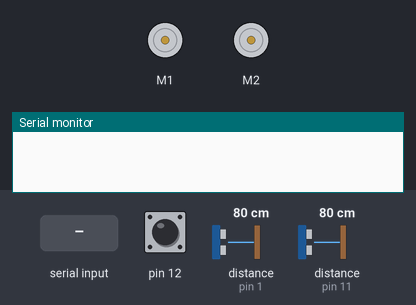
This sketch was run on a simulated Arduino Mega 2560, built with avr-gcc and run on an emulated ATmega2560. On the bench: 2 × DC motor (green arrow = forward, orange = backward, longer = faster), the last lines printed to the serial monitor. The inputs (shaded band) are chosen by the test bench; at power-on: pin 12 HIGH, distance to the obstacle (sensors on pin 1, pin 11) 80 cm. The echo pulse lasts 58.3 µs per cm.

Above: at 0.8 s.
0.9 s: pin 12 pulled LOW for 0.15 s
At 3.3 s:
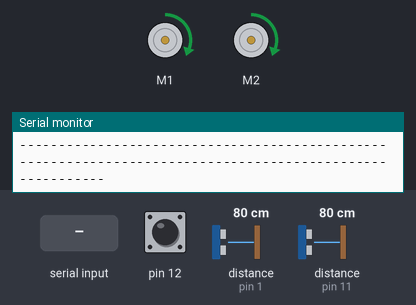
3.7 s: distance to the obstacle (sensor on pin 1) set to 2 cm
At 5.3 s:
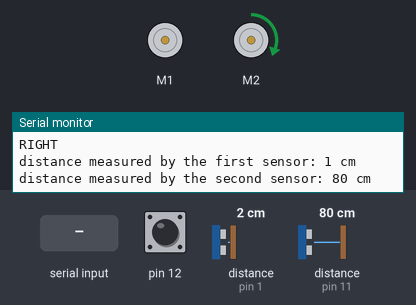
5.6 s: distance to the obstacle (sensor on pin 1) set to 120 cm
At 6.9 s:
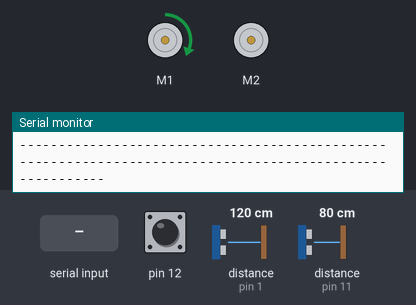
7.3 s: distance to the obstacle (sensor on pin 11) set to 110 cm
8.8 s: distance to the obstacle (sensor on pin 11) set to 115 cm
At 9.3 s:
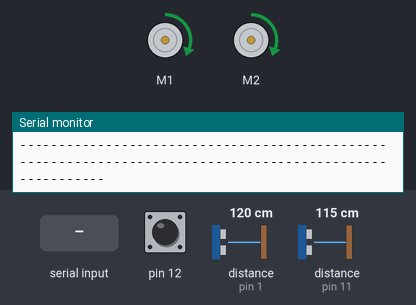
11.8 s: "1" received over Serial
Timing chart, 0 to 15.8 s (numbered marks = the images above; inputs shaded):
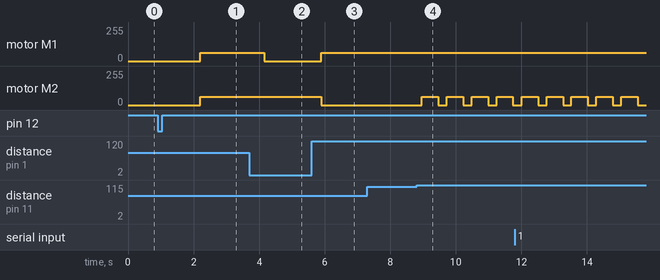

The sketch:

Second.ino
```cpp
// (licence header left out)
/*-------------------------------------------------------------------------------------------------------------------------------|
 This code allows you to know the disctance between an Ultrasonic sensor and an object                                           |
 I used two Ultrasonic sensors so you can place them in two different sides to know if there is any object near to your Robot    |
 You can add more Ultrasonic sensors and follow the same steps two be sure that you are getting the desired information          |
---------------------------------------------------------------------------------------------------------------------------------|*/
//Start :
//define the pins that we will use for the first ultrasonic sensor
//----------------------------------------------------------------------------------------------------------------------
#include <Wire.h>
#include <ZumoShield.h>

ZumoBuzzer buzzer;
ZumoMotors motors;
Pushbutton button(ZUMO_BUTTON); // pushbutton on pin 12

#define trigPin1 4                                   //pin number 9 in arduino MEGA2560
#define echoPin1 1                                   // we'll use this pin to read the signal from the first sensor
//----------------------------------------------------------------------------------------------------------------------

//define the pins that we will use for the second ultrasonic sensor
//----------------------------------------------------------------------------------------------------------------------
#define trigPin2 5
#define echoPin2 11
//----------------------------------------------------------------------------------------------------------------------

//used variables
//----------------------------------------------------------------------------------------------------------------------
long duration, distance, UltraSensor1, UltraSensor2; //we'll use these variable to store and generate data

char data;
String SerialData="";
//----------------------------------------------------------------------------------------------------------------------

//Make the setup of your pins
//----------------------------------------------------------------------------------------------------------------------


void waitForButtonAndCountDown()
{
  button.waitForButton();
  delay(1000);

  // play audible countdown

}

void setup()
{// START SETUP FUNCTION
Serial.begin (9600);                              // we will use the serial data transmission to display the distance value on the serial monitor

// setup pins first sensor
pinMode(trigPin1, OUTPUT);                        // from where we will transmit the ultrasonic wave
pinMode(echoPin1, INPUT);                         //from where we will read the reflected wave

//setup pins second sensor
pinMode(trigPin2, OUTPUT);
pinMode(echoPin2, INPUT);

waitForButtonAndCountDown();
//inisialize LED status
}// END SETUP FUNCTION

//write the code in the loop function
void loop()
{
  if (button.isPressed())
  {
    // if button is pressed, stop and wait for another press to go again
    motors.setSpeeds(100, 100);
    button.waitForRelease();
    waitForButtonAndCountDown();
  }

// START THE LOOP FUNCTION
SonarSensor(trigPin1, echoPin1);              // look bellow to find the difinition of the SonarSensor function
UltraSensor1 = distance;                      // store the distance in the first variable
SonarSensor(trigPin2,echoPin2);               // call the SonarSensor function again with the second sensor pins
UltraSensor2 = distance;                      // store the new distance in the second variable

while(Serial.available())
{
  delay(10);
  data=Serial.read();
  SerialData+=data;
}

Serial.print("distance measured by the first sensor: ");
Serial.print(UltraSensor1);
Serial.println(" cm");
//----------------------------------------------------------------------------------------------------------------------

//display the distance on the serial monitor for the second sensor
//----------------------------------------------------------------------------------------------------------------------
Serial.print("distance measured by the second sensor: ");
Serial.print(UltraSensor2);
Serial.println(" cm");
Serial.println("---------------------------------------------------------------------------------------------------------");

SerialData="";
// make condition to control the LEDs


    //move forward
    if( abs(UltraSensor1-UltraSensor2) <=5){ //if both are detecting same distance, go forward - it was 10
      motors.setSpeeds(100,100);
      delay(500);
    }


    //Turn to the left
    if(UltraSensor1 - UltraSensor2 >3){ //if right dist is more than left by 10+, then start turning left
      motors.setSpeeds(100, 0);
      delay(100);
      Serial.println("LEFT");
    }


    //Turn to the right
    if(UltraSensor2- UltraSensor1 >3) { //if left dist is more than right by 10+., then start turning right
      motors.setSpeeds(0, 100);
      delay(100);
      Serial.println("RIGHT");
    }

  if (UltraSensor1 < 10 && UltraSensor2 < 10){
    motors.setSpeeds(0,0);
  }


}//END LOOP FUNTION

// SonarSensor function used to generate and read the ultrasonic wave
void SonarSensor(int trigPinSensor,int echoPinSensor)//it takes the trigPIN and the echoPIN
{
  //START SonarSensor FUNCTION
  //generate the ultrasonic wave
//----------------------------------------------------------------------------------------------------------------------
digitalWrite(trigPinSensor, LOW);// put trigpin LOW
delayMicroseconds(2);// wait 2 microseconds
digitalWrite(trigPinSensor, HIGH);// switch trigpin HIGH
delayMicroseconds(10); // wait 10 microseconds
digitalWrite(trigPinSensor, LOW);// turn it LOW again
//----------------------------------------------------------------------------------------------------------------------

//read the distance
//----------------------------------------------------------------------------------------------------------------------
duration = pulseIn(echoPinSensor, HIGH);//pulseIn funtion will return the time on how much the configured pin remain the level HIGH or LOW; in this case it will return how much time echoPinSensor stay HIGH
distance= (duration/2) / 29.1; // first we have to divide the duration by two
}// END SonarSensor FUNCTION

/****************************----------------------- END PROGRAM -----------------------****************************/
```

Measured:
- the behaviour switches between 114 and 115 cm on distance to the obstacle (sensor on pin 11) (found by bisection; images 3 and 4)
- after the input at 0.9 s, motor M1, motor M2: stopped → forward 63/255 after 1.3 s
- after the input at 3.7 s, motor M1: forward 63/255 → stopped after 0.45 s
- after the input at 5.6 s, motor M1: stopped → forward 63/255 after 0.29 s; motor M2: forward 63/255 → stopped after 0.29 s
- after the input at 8.8 s, motor M2: alternates forward 63/255 for 0.50 s and stopped for 0.26 s, starting after 0.17 s
